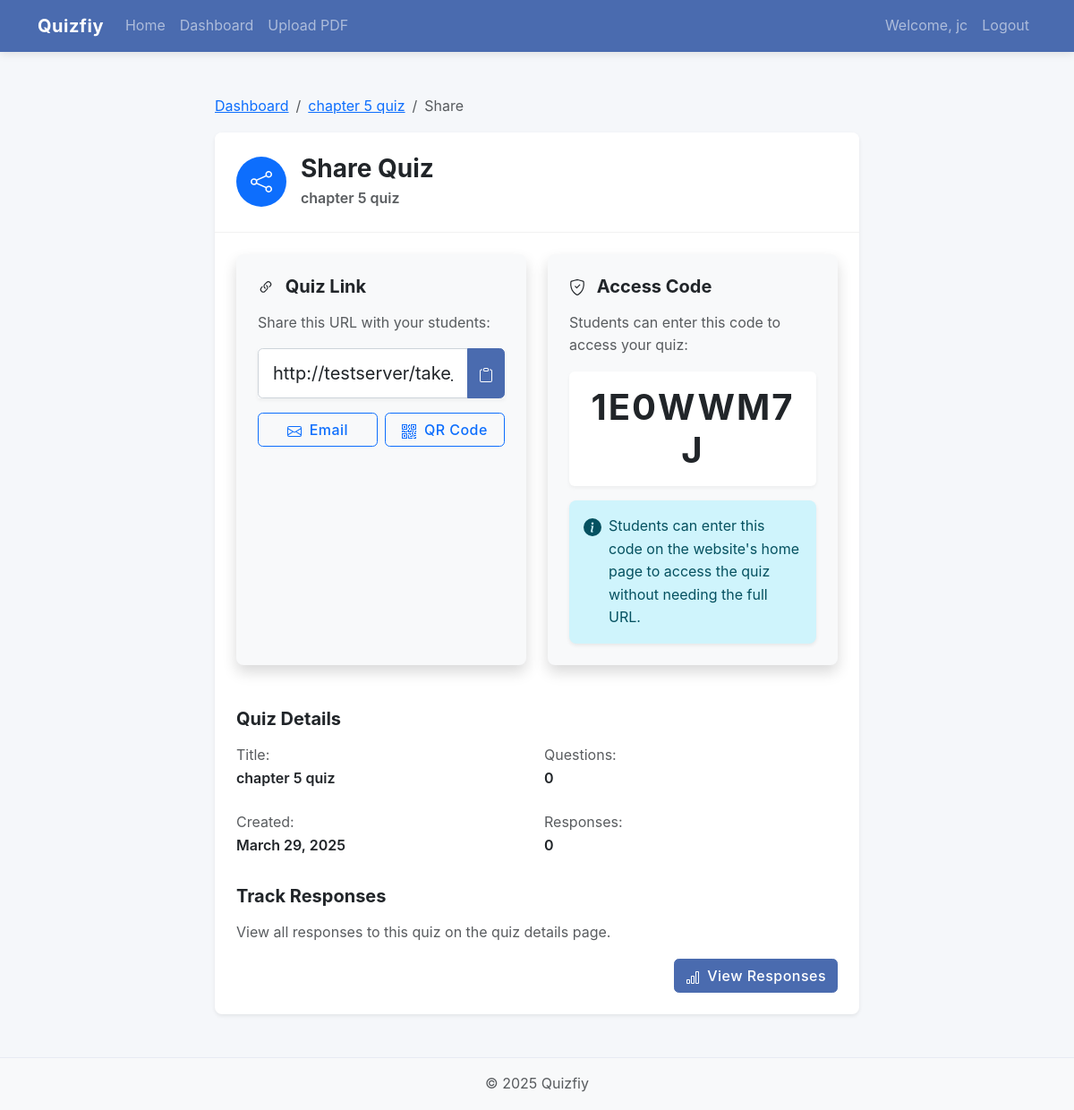
The app's page /quiz/1/share (signed in) with its own data.
### app/models.py (models this page shows, shortened)
class User(UserMixin, db.Model):
    id = db.Column(db.Integer, primary_key=True)
    username = db.Column(db.String(64), index=True, unique=True)
    email = db.Column(db.String(120), index=True, unique=True)
    password_hash = db.Column(db.String(128))
    is_teacher = db.Column(db.Boolean, default=False)
    created_quizzes = db.relationship('Quiz', backref='author', lazy='dynamic')

class Quiz(db.Model):
    id = db.Column(db.Integer, primary_key=True)
    title = db.Column(db.String(100), nullable=False)
    description = db.Column(db.String(300))
    pdf_path = db.Column(db.String(300))
    created_at = db.Column(db.DateTime, default=datetime.utcnow)
    access_code = db.Column(db.String(10), index=True)
    user_id = db.Column(db.Integer, db.ForeignKey('user.id'))
    questions = db.relationship('Question', backref='quiz', lazy='dynamic', cascade='all, delete-orphan')
    results = db.relationship('QuizResult', backref='quiz', lazy='dynamic', cascade='all, delete-orphan')

### app/routes.py (the view)
@main.route('/quiz/<int:quiz_id>/share')
@login_required
def share_quiz(quiz_id):
    quiz = Quiz.query.get_or_404(quiz_id)
    if quiz.user_id != current_user.id:
        flash('You do not have permission to share this quiz', 'danger')
        return redirect(url_for('main.dashboard'))
    if not quiz.access_code:
        import random
        import string
        code = ''.join(random.choices(string.ascii_uppercase + string.digits, k=8))
        quiz.access_code = code
        db.session.commit()
    share_url = url_for('main.take_quiz', access_code=quiz.access_code, _external=True)
    return render_template('share_quiz.html', title='Share Quiz', quiz=quiz, share_url=share_url)

### app/models.py (called while the page is built)
@login_manager.user_loader
def load_user(id):
    return User.query.get(int(id))

### app/templates/share_quiz.html (shortened to what this page needs)
{% extends 'base.html' %}
{% block content %}
<div class="container my-4 animate-fade-in">
    <div class="row justify-content-center">
        <div class="col-lg-8">
            <nav aria-label="breadcrumb" class="mb-3">
                <ol class="breadcrumb">
                    <li class="breadcrumb-item"><a href="{{ url_for('main.dashboard') }}">Dashboard</a></li>
                    <li class="breadcrumb-item"><a href="{{ url_for('main.view_quiz', quiz_id=quiz.id) }}">{{ quiz.title }}</a></li>
                    <li class="breadcrumb-item active" aria-current="page">Share</li>
                </ol>
            </nav>
            <div class="card shadow-sm border-0">
                <div class="card-header bg-white p-4 d-flex align-items-center">
                    <div class="share-icon rounded-circle bg-primary text-white p-3 me-3">
                    </div>
                    <div>
                        <h2 class="h3 card-title fw-bold mb-1">Share Quiz</h2>
                        <p class="text-muted mb-0">{{ quiz.title }}</p>
                    </div>
                </div>
                <div class="card-body p-4">
                    <div class="row mb-5">
                        <div class="col-md-6 mb-4 mb-md-0">
                            <div class="card h-100 bg-light border-0">
                                <div class="card-body p-4">
                                    <h5 class="fw-bold mb-3">
                                        Quiz Link
                                    </h5>
                                    <p class="text-muted mb-3">Share this URL with your students:</p>
                                    <div class="input-group mb-3 share-url-container">
                                        <input type="text" class="form-control form-control-lg bg-white" id="shareUrl" value="{{ share_url }}" readonly>
                                        <button class="btn btn-primary" type="button" id="copyBtn" data-bs-toggle="tooltip" data-bs-placement="top" title="Copy to clipboard">
                                        </button>
                                    </div>
                                    <div class="d-flex gap-2 mt-3">
                                        <a href="mailto:?subject=Quiz: {{ quiz.title }}&body=I've created a quiz for you to take. Access it here: {{ share_url }}" class="btn btn-outline-primary share-btn">
                                            Email
                                        </a>
                                        <button class="btn btn-outline-primary share-btn" id="downloadQRBtn">
                                            QR Code
                                        </button>
                                    </div>
                                </div>
                            </div>
                        </div>
                        <div class="col-md-6">
                            <div class="card h-100 bg-light border-0">
                                <div class="card-body p-4">
                                    <h5 class="fw-bold mb-3">
                                        Access Code
                                    </h5>
                                    <p class="text-muted mb-3">Students can enter this code to access your quiz:</p>
                                    <div class="access-code-display p-3 mb-3 bg-white rounded text-center">
                                        <span class="display-6 fw-bold">{{ quiz.access_code }}</span>
                                    </div>
                                    <div class="card-note">
                                        <div class="alert alert-info mb-0 d-flex" role="alert">
                                            <div>Students can enter this code on the website's home page to access the quiz without needing the full URL.</div>
                                        </div>
                                    </div>
                                </div>
                            </div>
                        </div>
                    </div>
                    <div class="quiz-details mb-4">
                        <h5 class="fw-bold mb-3">Quiz Details</h5>
                        <div class="row g-3">
                            <div class="col-md-6">
                                <div class="detail-item">
                                    <span class="text-muted">Title:</span>
                                    <div class="fw-semibold">{{ quiz.title }}</div>
                                </div>
                            </div>
                            <div class="col-md-6">
                                <div class="detail-item">
                                    <span class="text-muted">Questions:</span>
                                    <div class="fw-semibold">{{ quiz.questions.count() }}</div>
                                </div>
                            </div>
                            <div class="col-md-6">
                                <div class="detail-item">
                                    <span class="text-muted">Created:</span>
                                    <div class="fw-semibold">{{ quiz.created_at.strftime('%B %d, %Y') }}</div>
                                </div>
                            </div>
                            <div class="col-md-6">
                                <div class="detail-item">
                                    <span class="text-muted">Responses:</span>
                                    <div class="fw-semibold">{{ quiz.results.count() }}</div>
                                </div>
                            </div>
                        </div>
                    </div>
                    <div class="tracking-code mt-4">
                        <h5 class="fw-bold mb-3">Track Responses</h5>
                        <p class="text-muted">View all responses to this quiz on the quiz details page.</p>
                        <div class="d-flex justify-content-end">
                            <a href="{{ url_for('main.view_quiz', quiz_id=quiz.id) }}" class="btn btn-primary">
                                View Responses
                            </a>
                        </div>
                    </div>
                </div>
            </div>
        </div>
    </div>
</div>
{% endblock %}

### app/templates/base.html (shortened to what this page needs)
<!DOCTYPE html>
<html lang="en">
<head>
    <link href="https://cdn.jsdelivr.net/npm/bootstrap@5.3.0/dist/css/bootstrap.min.css" rel="stylesheet">
    <link rel="stylesheet" href="{{ url_for('static', filename='css/style.css') }}">
</head>
<body>
    <nav class="navbar navbar-expand-lg navbar-dark bg-primary">
        <div class="container">
            <a class="navbar-brand" href="{{ url_for('main.index') }}">Quizfiy</a>
            <div class="collapse navbar-collapse" id="navbarNav">
                <ul class="navbar-nav me-auto">
                    <li class="nav-item">
                        <a class="nav-link" href="{{ url_for('main.index') }}">Home</a>
                    </li>
                    {% if current_user.is_authenticated %}
                    <li class="nav-item">
                        <a class="nav-link" href="{{ url_for('main.dashboard') }}">Dashboard</a>
                    </li>
                    <li class="nav-item">
                        <a class="nav-link" href="{{ url_for('main.upload_pdf') }}">Upload PDF</a>
                    </li>
                    {% endif %}
                </ul>
                <ul class="navbar-nav">
                    {% if current_user.is_authenticated %}
                    <li class="nav-item">
                        <span class="nav-link">Welcome, {{ current_user.username }}</span>
                    </li>
                    <li class="nav-item">
                        <a class="nav-link" href="{{ url_for('auth.logout') }}">Logout</a>
                    </li>
                    {% endif %}
                </ul>
            </div>
        </div>
    </nav>
    <main class="container py-4">
        {% block content %}{% endblock %}
    </main>
    <footer class="footer mt-auto py-3 bg-light">
        <div class="container text-center">
            <span class="text-muted">© 2025 Quizfiy</span>
        </div>
    </footer>
</body>
</html>

### app/static/css/style.css (style rules this page uses)
:root { --primary-color: #4a6baf; --secondary-color: #7d93c4; --accent-color: #f8cd53; --light-bg: #f8f9fa; --dark-text: #212529; --light-text: #f8f9fa; --border-radius: 0.5rem; --box-shadow: 0 .5rem 1rem rgba(0,0,0,.15); }
body { font-family: 'Inter', -apple-system, BlinkMacSystemFont, 'Segoe UI', Roboto, Oxygen, Ubuntu, Cantarell, 'Open Sans', 'Helvetica Neue', sans-serif; color: var(--dark-text); background-color: #f5f7fa; line-height: 1.6; min-height: 100vh; display: flex; flex-direction: column; }
main { flex: 1; }
.navbar-brand { font-weight: 700; letter-spacing: 0.5px; }
.navbar-dark.bg-primary { background-color: var(--primary-color) !important; box-shadow: 0 2px 10px rgba(0, 0, 0, 0.1); }
.card { border: none; border-radius: var(--border-radius); box-shadow: var(--box-shadow); transition: transform 0.2s ease-in-out, box-shadow 0.2s ease-in-out; overflow: hidden; }
.card-header { background-color: rgba(0, 0, 0, 0.03); border-bottom: 1px solid rgba(0, 0, 0, 0.05); font-weight: 600; }
.btn { font-weight: 500; letter-spacing: 0.03em; transition: all 0.2s; border-radius: 0.35rem; }
.btn-primary { background-color: var(--primary-color); border-color: var(--primary-color); }
.footer { margin-top: 2rem; padding: 1.5rem 0; border-top: 1px solid #e7eaf3; }
.animate-fade-in { animation: fadeIn 0.5s ease-out forwards; }
.form-control { border-radius: 0.35rem; border: 1px solid #ced4da; padding: 0.75rem 1rem; }
.alert { border: none; border-radius: var(--border-radius); box-shadow: 0 0.125rem 0.25rem rgba(0, 0, 0, 0.075); }

### app/templates/share_quiz.html (style rules this page uses)
.share-icon { width: 56px; height: 56px; display: flex; align-items: center; justify-content: center; }
.share-url-container { box-shadow: 0 2px 4px rgba(0,0,0,0.05); }
.share-btn { flex: 1; }
.access-code-display { letter-spacing: 2px; box-shadow: 0 2px 4px rgba(0,0,0,0.05); }
.detail-item { margin-bottom: 0.5rem; }
.animate-fade-in { animation: fadeIn 0.5s ease-in-out; }

### records on screen
User: username "jc"
Quiz: title "chapter 5 quiz", access_code "1E0WWM7J", created_at "March 29, 2025"

### other values on screen
{{ quiz.questions.count() }} "0"
{{ quiz.results.count() }} "0"
